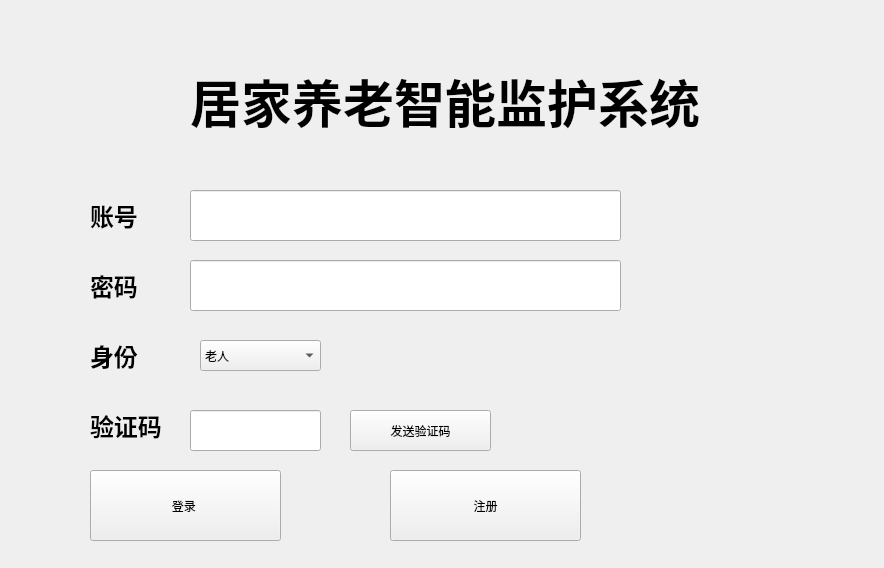
<?xml version="1.0" encoding="UTF-8"?>
<ui version="4.0">
 <class>Form</class>
 <widget class="QWidget" name="Form">
  <property name="geometry">
   <rect>
    <x>0</x>
    <y>0</y>
    <width>884</width>
    <height>568</height>
   </rect>
  </property>
  <property name="windowTitle">
   <string>Form</string>
  </property>
  <widget class="QLabel" name="label">
   <property name="geometry">
    <rect>
     <x>190</x>
     <y>60</y>
     <width>521</width>
     <height>81</height>
    </rect>
   </property>
   <property name="font">
    <font>
     <pointsize>38</pointsize>
     <weight>75</weight>
     <bold>true</bold>
    </font>
   </property>
   <property name="text">
    <string>居家养老智能监护系统</string>
   </property>
  </widget>
  <widget class="QLabel" name="label_2">
   <property name="geometry">
    <rect>
     <x>90</x>
     <y>190</y>
     <width>111</width>
     <height>51</height>
    </rect>
   </property>
   <property name="font">
    <font>
     <pointsize>18</pointsize>
     <weight>75</weight>
     <bold>true</bold>
    </font>
   </property>
   <property name="text">
    <string>账号</string>
   </property>
  </widget>
  <widget class="QLabel" name="label_3">
   <property name="geometry">
    <rect>
     <x>90</x>
     <y>260</y>
     <width>111</width>
     <height>51</height>
    </rect>
   </property>
   <property name="font">
    <font>
     <pointsize>18</pointsize>
     <weight>75</weight>
     <bold>true</bold>
    </font>
   </property>
   <property name="text">
    <string>密码</string>
   </property>
  </widget>
  <widget class="QLineEdit" name="lineEdit">
   <property name="geometry">
    <rect>
     <x>190</x>
     <y>190</y>
     <width>431</width>
     <height>51</height>
    </rect>
   </property>
  </widget>
  <widget class="QLineEdit" name="lineEdit_2">
   <property name="geometry">
    <rect>
     <x>190</x>
     <y>260</y>
     <width>431</width>
     <height>51</height>
    </rect>
   </property>
  </widget>
  <widget class="QLabel" name="label_4">
   <property name="geometry">
    <rect>
     <x>90</x>
     <y>330</y>
     <width>111</width>
     <height>51</height>
    </rect>
   </property>
   <property name="font">
    <font>
     <pointsize>18</pointsize>
     <weight>75</weight>
     <bold>true</bold>
    </font>
   </property>
   <property name="text">
    <string>身份</string>
   </property>
  </widget>
  <widget class="QComboBox" name="comboBox">
   <property name="geometry">
    <rect>
     <x>200</x>
     <y>340</y>
     <width>121</width>
     <height>31</height>
    </rect>
   </property>
   <item>
    <property name="text">
     <string>老人</string>
    </property>
   </item>
   <item>
    <property name="text">
     <string>家属</string>
    </property>
   </item>
   <item>
    <property name="text">
     <string>护工</string>
    </property>
   </item>
  </widget>
  <widget class="QLabel" name="label_5">
   <property name="geometry">
    <rect>
     <x>90</x>
     <y>400</y>
     <width>111</width>
     <height>51</height>
    </rect>
   </property>
   <property name="font">
    <font>
     <pointsize>18</pointsize>
     <weight>75</weight>
     <bold>true</bold>
    </font>
   </property>
   <property name="text">
    <string>验证码</string>
   </property>
  </widget>
  <widget class="QLineEdit" name="lineEdit_3">
   <property name="geometry">
    <rect>
     <x>190</x>
     <y>410</y>
     <width>131</width>
     <height>41</height>
    </rect>
   </property>
  </widget>
  <widget class="QPushButton" name="pushButton">
   <property name="geometry">
    <rect>
     <x>350</x>
     <y>410</y>
     <width>141</width>
     <height>41</height>
    </rect>
   </property>
   <property name="text">
    <string>发送验证码</string>
   </property>
  </widget>
  <widget class="QPushButton" name="pushButton_2">
   <property name="geometry">
    <rect>
     <x>90</x>
     <y>470</y>
     <width>191</width>
     <height>71</height>
    </rect>
   </property>
   <property name="text">
    <string>登录 </string>
   </property>
  </widget>
  <widget class="QPushButton" name="pushButton_3">
   <property name="geometry">
    <rect>
     <x>390</x>
     <y>470</y>
     <width>191</width>
     <height>71</height>
    </rect>
   </property>
   <property name="text">
    <string>注册</string>
   </property>
  </widget>
 </widget>
 <resources/>
 <connections/>
</ui>
